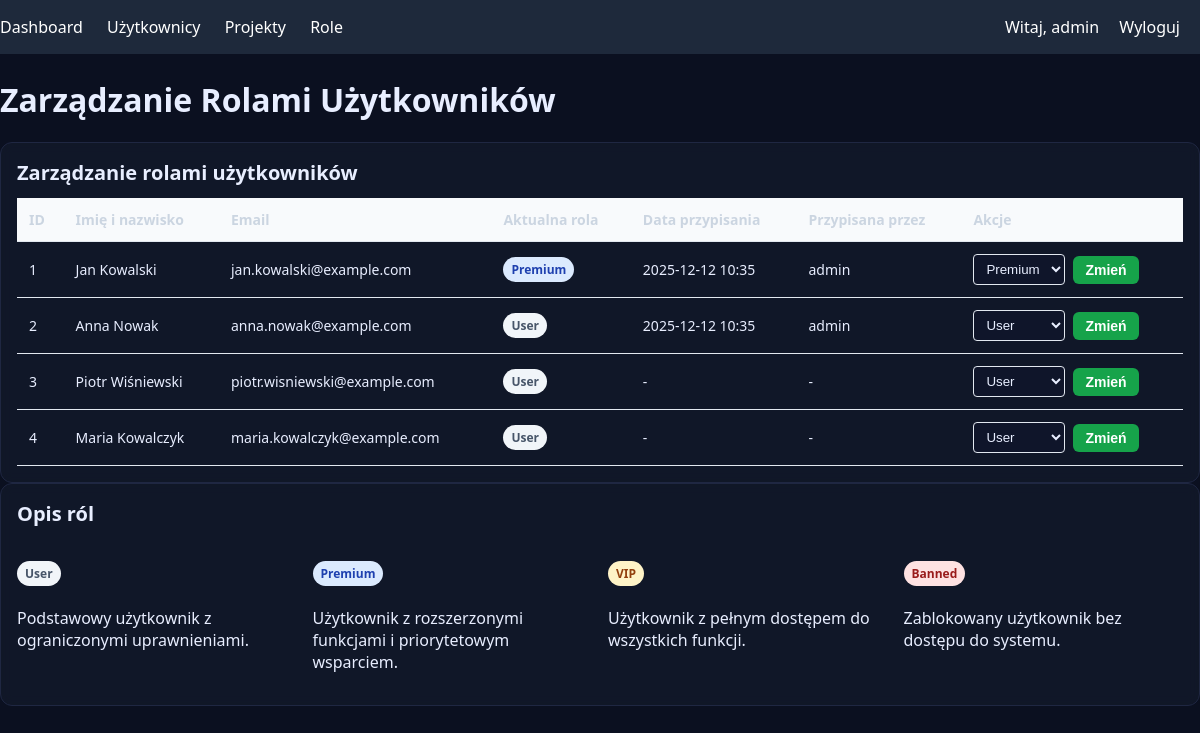
The page /admin/user-roles (signed in) on the database its author committed.
### tables this page shows
CREATE TABLE IF NOT EXISTS `user_roles` (
  `id` INT UNSIGNED NOT NULL AUTO_INCREMENT,
  `user_id` INT UNSIGNED NOT NULL,
  `role` ENUM('user', 'premium', 'vip', 'banned') NOT NULL DEFAULT 'user',
  `permissions` JSON NULL,
  `assigned_by` INT UNSIGNED NOT NULL,
  `assigned_at` TIMESTAMP NOT NULL DEFAULT CURRENT_TIMESTAMP,
  PRIMARY KEY (`id`),
  FOREIGN KEY (`user_id`) REFERENCES `users`(`id`) ON DELETE CASCADE,
  FOREIGN KEY (`assigned_by`) REFERENCES `admins`(`id`) ON DELETE CASCADE
);

CREATE TABLE IF NOT EXISTS `users` (
  `id` INT UNSIGNED NOT NULL AUTO_INCREMENT,
  `name` VARCHAR(120) NOT NULL,
  `email` VARCHAR(190) NOT NULL UNIQUE,
  `created_at` TIMESTAMP NOT NULL DEFAULT CURRENT_TIMESTAMP,
  PRIMARY KEY (`id`)
);

### src/Controllers/Admin/AdminController.php (called while the page is built, shortened)
<?php declare(strict_types=1);
final class AdminController {
    public function userRoles(): void {
        $pdo = Database::getConnection($this->config['db']);
        $userRoleModel = new UserRole($pdo);
        $users = $userRoleModel->getAllUsersWithRoles();
        $title = 'Zarządzanie Rolami Użytkowników';
        require __DIR__ . '/../../Views/admin/user-roles.php';
    }
}

### src/Models/UserRole.php (called while the page is built, shortened)
<?php declare(strict_types=1);
final class UserRole {
    public function getAllUsersWithRoles(): array {
        $stmt = $this->pdo->query('
            SELECT u.*, ur.role, ur.permissions, ur.assigned_at, a.username as assigned_by_name
            FROM users u
            LEFT JOIN user_roles ur ON u.id = ur.user_id
            LEFT JOIN admins a ON ur.assigned_by = a.id
            ORDER BY u.created_at DESC
        ');
        return $stmt->fetchAll() ?: [];
    }
}

### src/Views/admin/user-roles.php (the view, shortened to what this page needs)
<!doctype html>
<html lang="pl">
<head>
    <link rel="stylesheet" href="/css/style.css" />
</head>
<body>
    <nav class="admin-nav">
        <div class="container">
            <div>
                <a href="/admin">Dashboard</a>
                <a href="/admin/users">Użytkownicy</a>
                <a href="/admin/projects">Projekty</a>
                <a href="/admin/user-roles">Role</a>
            </div>
            <div>
                <span>Witaj, <?= htmlspecialchars($_SESSION['admin_username'], ENT_QUOTES, 'UTF-8') ?></span>
                <a href="/logout" style="margin-left: 16px;">Wyloguj</a>
            </div>
        </div>
    </nav>
    <div class="container">
        <h1><?= htmlspecialchars($title, ENT_QUOTES, 'UTF-8') ?></h1>
        <div class="card">
            <h2>Zarządzanie rolami użytkowników</h2>
            <?php if (!empty($users)): ?>
                <table class="users-table">
                    <thead>
                        <tr>
                            <th>ID</th>
                            <th>Imię i nazwisko</th>
                            <th>Email</th>
                            <th>Aktualna rola</th>
                            <th>Data przypisania</th>
                            <th>Przypisana przez</th>
                            <th>Akcje</th>
                        </tr>
                    </thead>
                    <tbody>
                        <?php foreach ($users as $user): ?>
                            <tr>
                                <td><?= $user['id'] ?></td>
                                <td><?= htmlspecialchars($user['name'], ENT_QUOTES, 'UTF-8') ?></td>
                                <td><?= htmlspecialchars($user['email'], ENT_QUOTES, 'UTF-8') ?></td>
                                <td>
                                    <span class="role-badge role-<?= $user['role'] ?? 'user' ?>">
                                        <?= ucfirst($user['role'] ?? 'user') ?>
                                    </span>
                                </td>
                                <td>
                                    <?= $user['assigned_at'] ? date('Y-m-d H:i', strtotime($user['assigned_at'])) : '-' ?>
                                </td>
                                <td>
                                    <?= htmlspecialchars($user['assigned_by_name'] ?? '-', ENT_QUOTES, 'UTF-8') ?>
                                </td>
                                <td>
                                    <form method="POST" action="/admin/user-roles/assign" class="form-inline">
                                        <select name="role">
                                            <option value="user" <?= ($user['role'] ?? 'user') === 'user' ? 'selected' : '' ?>>User</option>
                                            <option value="premium" <?= ($user['role'] ?? 'user') === 'premium' ? 'selected' : '' ?>>Premium</option>
                                        </select>
                                        <button type="submit" class="btn btn-success">Zmień</button>
                                    </form>
                                </td>
                            </tr>
                        <?php endforeach; ?>
                    </tbody>
                </table>
            <?php else: ?>
                <p>Brak użytkowników w systemie.</p>
            <?php endif; ?>
        </div>
        <div class="card">
            <h2>Opis ról</h2>
            <div style="display: grid; grid-template-columns: repeat(auto-fit, minmax(200px, 1fr)); gap: 16px;">
                <div>
                    <h4><span class="role-badge role-user">User</span></h4>
                    <p>Podstawowy użytkownik z ograniczonymi uprawnieniami.</p>
                </div>
                <div>
                    <h4><span class="role-badge role-premium">Premium</span></h4>
                    <p>Użytkownik z rozszerzonymi funkcjami i priorytetowym wsparciem.</p>
                </div>
                <div>
                    <h4><span class="role-badge role-vip">VIP</span></h4>
                    <p>Użytkownik z pełnym dostępem do wszystkich funkcji.</p>
                </div>
                <div>
                    <h4><span class="role-badge role-banned">Banned</span></h4>
                    <p>Zablokowany użytkownik bez dostępu do systemu.</p>
                </div>
            </div>
        </div>
    </div>
</body>
</html>

### public/css/style.css (style rules this page uses)
:root { --bg:#0b1020; --card:#131a2b; --muted:#a0acc8; --text:#e8eeff; --accent:#4f7cff; --ok:#22c55e; --border:#1f2742; }
* { box-sizing:border-box; }
body { margin:0; font-family:system-ui,-apple-system,Segoe UI,Roboto,Ubuntu,Cantarell,Noto Sans,Helvetica,Arial,sans-serif; color:var(--text); background:var(--bg); }
.card { background:rgba(19,26,43,.75); border:1px solid var(--border); border-radius:12px; padding:16px; backdrop-filter: blur(6px); }
h2 { margin:0 0 12px; font-size:20px; }
.btn { appearance:none; border:0; padding:10px 12px; border-radius:8px; background:var(--accent); color:#fff; font-weight:600; cursor:pointer; }
input, select { width:100%; padding:8px 10px; background:#0f152a; color:var(--text); border:1px solid var(--border); border-radius:8px; }
table { width:100%; border-collapse:collapse; }
th, td { padding:10px; border-bottom:1px solid var(--border); text-align:left; font-size:14px; }
th { color:#cbd5e1; font-weight:600; }

### src/Views/admin/user-roles.php (style rules this page uses)
.admin-nav { background: #1e293b; color: white; padding: 16px 0; margin-bottom: 24px; }
.admin-nav .container { display: flex; justify-content: space-between; align-items: center; }
.admin-nav a { color: white; text-decoration: none; margin-right: 20px; }
.btn { background: #2563eb; color: white; padding: 6px 12px; border: none; border-radius: 6px; text-decoration: none; display: inline-block; cursor: pointer; font-size: 14px; }
.btn-success { background: #16a34a; }
.users-table { width: 100%; border-collapse: collapse; }
.users-table th, .users-table td { padding: 12px; text-align: left; border-bottom: 1px solid #e2e8f0; }
.users-table th { background: #f8fafc; font-weight: 600; }
.role-badge { display: inline-block; padding: 4px 8px; border-radius: 9999px; font-size: 12px; font-weight: 600; }
.role-user { background: #f1f5f9; color: #475569; }
.role-premium { background: #dbeafe; color: #1e40af; }
.role-vip { background: #fef3c7; color: #92400e; }
.role-banned { background: #fee2e2; color: #991b1b; }
.form-inline { display: inline-flex; gap: 8px; align-items: center; }
.form-inline select { padding: 6px 8px; border: 1px solid #e2e8f0; border-radius: 4px; }

### rows shown on the page
user_roles: user "1", user.name "Jan Kowalski", user.email "jan.kowalski@example.com", role "Premium", assigned_at "2025-12-12 10:35", assigned_by.username "admin"
user_roles: user "2", user.name "Anna Nowak", user.email "anna.nowak@example.com", role "User", assigned_at "2025-12-12 10:35", assigned_by.username "admin"
users: id "3", name "Piotr Wiśniewski", email "piotr.wisniewski@example.com", role "User", assigned_by_name "-"
users: id "4", name "Maria Kowalczyk", email "maria.kowalczyk@example.com", role "User", assigned_by_name "-"

### other values the page prints
$_SESSION['admin_username'] "admin"
$title "Zarządzanie Rolami Użytkowników"
